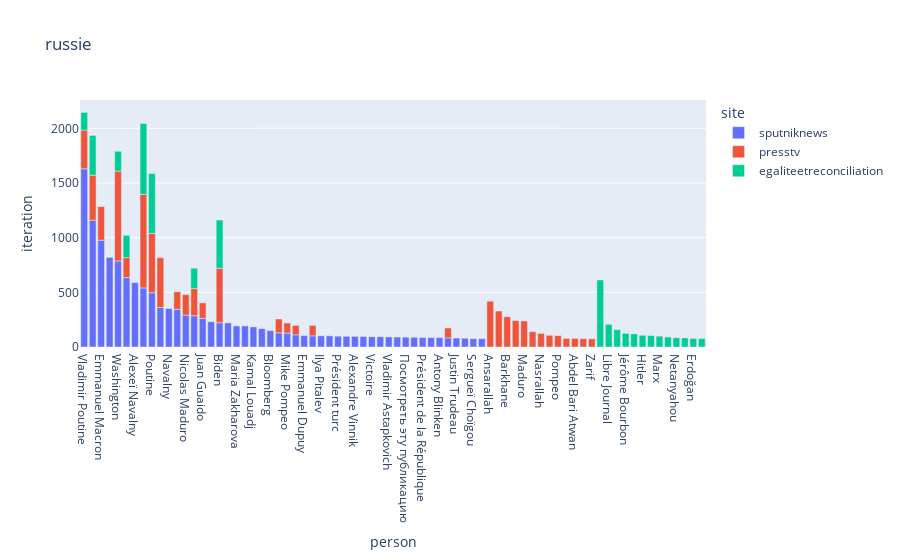

Notebook source saved alongside this figure:
### Code cell
pickedKeyword = "russie"

showLinkedPeopleWithSite(corpusFiles, pickedKeyword, 100)

### Figure 1 — Plotly figure (JSON) as saved in the notebook; plotly's stock layout.template omitted (floating-point values rounded to 4 significant figures)
{"data": [{"alignmentgroup": "True", "hovertemplate": "site=sputniknews<br>person=%{x}<br>iteration=%{y}<extra></extra>", "legendgroup": "sputniknews", "marker": {"color": "#636efa", "pattern": {"shape": ""}}, "name": "sputniknews", "offsetgroup": "sputniknews", "orientation": "v", "showlegend": true, "textposition": "auto", "type": "bar", "x": ["Vladimir Poutine", "Donald Trump", "Emmanuel Macron", "Président", "Washington", "Joe Biden", "Alexeï Navalny", "Trump", "Poutine", "Erdogan", "Navalny", "Sergueï Lavrov", "Nicolas Maduro", "Macron", "Juan Guaido", "Angela Merkel", "Biden", "Président russe", "Maria Zakharova", "Recep Tayyip Erdogan", "Kamal Louadj", "Dmitri Peskov", "Bloomberg", "Haftar", "Mike Pompeo", "Khalifa Haftar", "Emmanuel Dupuy", "Premier ministre", "Ilya Pitalev", "Florence Parly", "Président turc", "Alexandre Loukachenko", "Alexandre Vinnik", "Jean-Yves Le Drian", "Victoire", "Kim Jong", "Vladimir Astapkovich", "Merkel", "Посмотреть эту публикацию", "Edward Snowden", "Président de la République", "maréchal Haftar", "Antony Blinken", "Wagner", "Justin Trudeau", "al-Baghdadi", "Sergueï Choïgou", "Anton Denisov"], "xaxis": "x", "y": [1630, 1160, 977, 820, 787, 635, 589, 540, 497, 361, 352, 345, 292, 286, 262, 231, 222, 220, 193, 193, 184, 168, 150, 130, 127, 112, 104, 102, 102, 102, 99, 98, 97, 96, 94, 94, 92, 91, 90, 89, 87, 86, 86, 83, 82, 80, 76, 76], "yaxis": "y"}, {"alignmentgroup": "True", "hovertemplate": "site=presstv<br>person=%{x}<br>iteration=%{y}<extra></extra>", "legendgroup": "presstv", "marker": {"color": "#EF553B", "pattern": {"shape": ""}}, "name": "presstv", "offsetgroup": "presstv", "orientation": "v", "showlegend": true, "textposition": "auto", "type": "bar", "x": ["Trump", "Washington", "Poutine", "Biden", "Erdogan", "Ansarallah", "Donald Trump", "Vladimir Poutine", "Netanyahu", "Emmanuel Macron", "Barkhane", "Macron", "Assad", "Maduro", "Nicolas Maduro", "Joe Biden", "Sergueï Lavrov", "Juan Guaido", "Lavrov", "Haftar", "Nasrallah", "Alpha Condé", "Pompeo", "Premier ministre", "Mike Pompeo", "Wagner", "Khalifa Haftar", "César", "Abdel Bari Atwan", "Touadéra", "Zarif"], "xaxis": "x", "y": [856, 822, 541, 498, 456, 419, 411, 354, 329, 308, 277, 248, 241, 238, 187, 182, 160, 142, 140, 126, 124, 107, 104, 95, 93, 91, 85, 78, 78, 76, 75], "yaxis": "y"}, {"alignmentgroup": "True", "hovertemplate": "site=egaliteetreconciliation<br>person=%{x}<br>iteration=%{y}<extra></extra>", "legendgroup": "egaliteetreconciliation", "marker": {"color": "#00cc96", "pattern": {"shape": ""}}, "name": "egaliteetreconciliation", "offsetgroup": "egaliteetreconciliation", "orientation": "v", "showlegend": true, "textposition": "auto", "type": "bar", "x": ["Trump", "Jean-Michel Vernochet", "Poutine", "Biden", "Donald Trump", "Libre Journal", "Joe Biden", "Macron", "Washington", "Vladimir Poutine", "Zemmour", "Jérôme Bourbon", "président Trump", "Hitler", "Staline", "Marx", "Libre Antenne", "Netanyahou", "Bernard Gantois", "Erdoğan", "BHL"], "xaxis": "x", "y": [648, 614, 548, 441, 364, 207, 204, 187, 181, 162, 158, 125, 120, 107, 105, 99, 91, 85, 83, 78, 77], "yaxis": "y"}], "layout": {"barmode": "relative", "legend": {"title": {"text": "site"}, "tracegroupgap": 0}, "title": {"text": "russie"}, "xaxis": {"anchor": "y", "domain": [0, 1], "title": {"text": "person"}}, "yaxis": {"anchor": "x", "domain": [0, 1], "title": {"text": "iteration"}}}}
